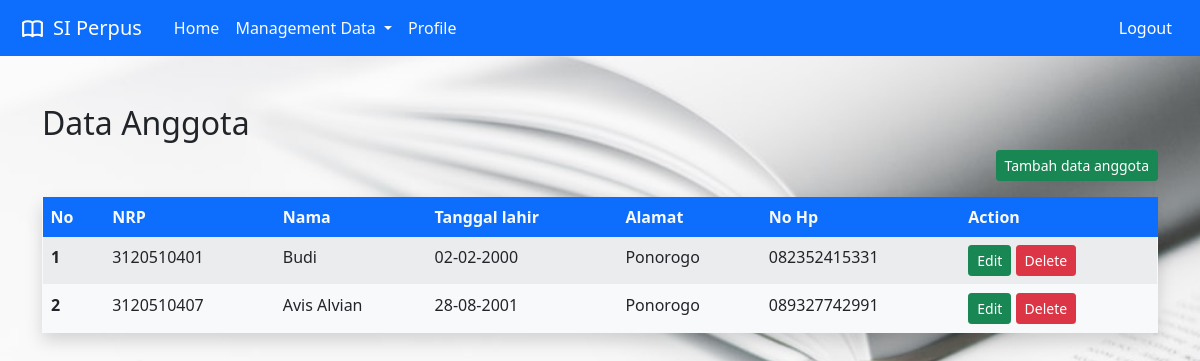
The app's page /anggota/main.php (signed in), older data.
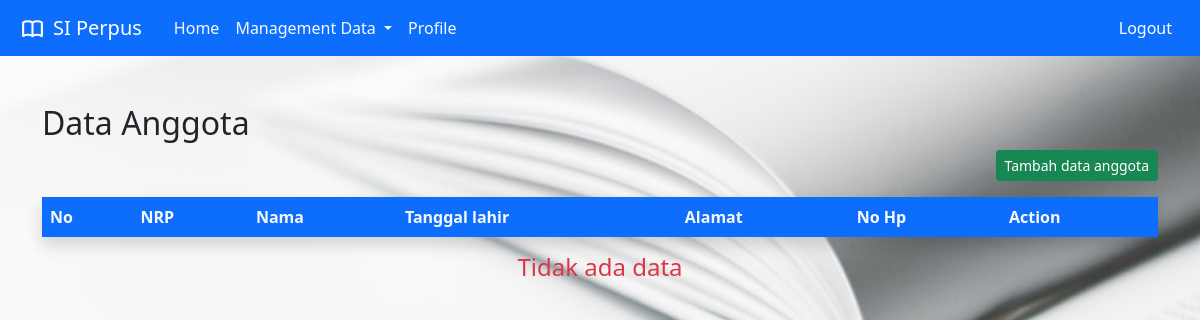
The same page, newer data.
### tables this page shows
CREATE TABLE `tb_anggota` (
  `nrp` varchar(10) NOT NULL,
  `nama` varchar(191) NOT NULL,
  `tgl_lahir` date NOT NULL,
  `alamat` varchar(191) NOT NULL,
  `no_hp` varchar(20) NOT NULL
);

### anggota/main.php (the view, shortened to what this page needs)
<?php
include '../header.php';
include '../navbar.php';
include '../koneksi.php';
$sql = "SELECT *FROM tb_anggota";
$data = mysqli_query($konek, $sql);
?>
<div class="container my-4">
    <br>
    <h2>Data Anggota</h2>
    <p class="d-flex justify-content-end">
        <button class="btn btn-sm btn-success" type="button" data-bs-toggle="collapse" data-bs-target="#tambahAnggota" aria-expanded="false" aria-controls="tambahAnggota">
            Tambah data anggota
        </button>
    </p>
    <table class="table table-striped border border-light shadow">
        <thead class="bg-primary">
            <tr class="text-light" style="border-style: hidden !important;">
                <th scope="col">No</th>
                <th scope="col">NRP</th>
                <th scope="col">Nama</th>
                <th scope="col">Tanggal lahir</th>
                <th scope="col">Alamat</th>
                <th scope="col">No Hp</th>
                <th scope="col">Action</th>
            </tr>
        </thead>
        <tbody class="bg-light">
            <?php
            $i = 1;
            if (mysqli_num_rows($data) > 0) {
                while ($row = mysqli_fetch_assoc($data)) {
                    $nrp = $row['nrp'];
                    $nama = $row['nama'];
                    $tgl_lahir = $row['tgl_lahir'];
                    $alamat = $row['alamat'];
                    $nohp = $row['no_hp'];
            ?>
                    <tr>
                        <th scope="row"><?= $i++ ?></th>
                        <td><?= $nrp ?></td>
                        <td><?= $nama ?></td>
                        <td><?= date('d-m-Y', strtotime($tgl_lahir)); ?></td>
                        <td><?= $alamat ?></td>
                        <td><?= $nohp ?></td>
                        <td>
                            <a href="edit.php?nrp=<?= $nrp ?>" class="btn btn-sm btn-success">Edit</a>
                            <a href="delete.php?nrp=<?= $nrp ?>" onclick="return confirm('Apakah anda yakin ingin menghapusnya?')" class="btn btn-sm btn-danger">Delete</a>
                        </td>
                    </tr>
            <?php }
            } else {
                $kosong = "<h4 class='d-flex justify-content-center text-danger'>Tidak ada data</h4>";
            }
            ?>
        </tbody>
    </table>
    <?= $kosong ?? '' ?>
</div>
<?php include '../footer.php'; ?>

### header.php (shortened to what this page needs)
<!DOCTYPE html>
<html lang="en">
<head>
    <link href="https://cdn.jsdelivr.net/npm/bootstrap@5.0.0-beta3/dist/css/bootstrap.min.css" rel="stylesheet">
</head>
<body class="bg-web">

### navbar.php (shortened to what this page needs)
<nav class="navbar navbar-expand-lg navbar-dark bg-primary">
    <div class="container-fluid">
        <a class="navbar-brand d-flex align-items-center" href="/pemrograman-web/uts/dashboard.php">
            SI Perpus
        </a>
        <div class="collapse navbar-collapse" id="navbarSupportedContent">
            <ul class="navbar-nav me-auto mx-2 mb-2 mb-lg-0">
                <li class="nav-item">
                    <a class="nav-link text-light" href="/pemrograman-web/uts/dashboard.php">Home</a>
                </li>
                <li class="nav-item dropdown">
                    <a class="nav-link dropdown-toggle text-light" href="#" id="navbarDarkDropdownMenuLink" role="button" data-bs-toggle="dropdown" aria-expanded="false">
                        Management Data
                    </a>
                </li>
                <li class="nav-item">
                    <a class="nav-link text-light" href="/pemrograman-web/uts/user/profile.php">Profile</a>
                </li>
            </ul>
            <?php
            if (isset($_SESSION['is_login']))
                echo "<a href='/pemrograman-web/uts/logout.php' class='nav-link text-white'>Logout</a>";
            else
                echo "<a href='/pemrograman-web/uts/index.php' class='nav-link text-white'>Login</a>";
            ?>
        </div>
    </div>
</nav>

### footer.php
</body>
</html>

### header.php (style rules this page uses)
.bg-web { background-image: url('/pemrograman-web/uts/img/bg.jpg'); background-repeat: no-repeat; background-size: cover; background-attachment: fixed; height: 100vh; }

Row changes from the older to the newer data that the page shows:
removed tb_anggota: nrp "3120510401", nama "Budi", tgl_lahir "02-02-2000", alamat "Ponorogo", no_hp "082352415331"
removed tb_anggota: nrp "3120510407", nama "Avis Alvian", tgl_lahir "28-08-2001", alamat "Ponorogo", no_hp "089327742991"
Text that changed along with them:
text now shown: "Tidak ada data"
